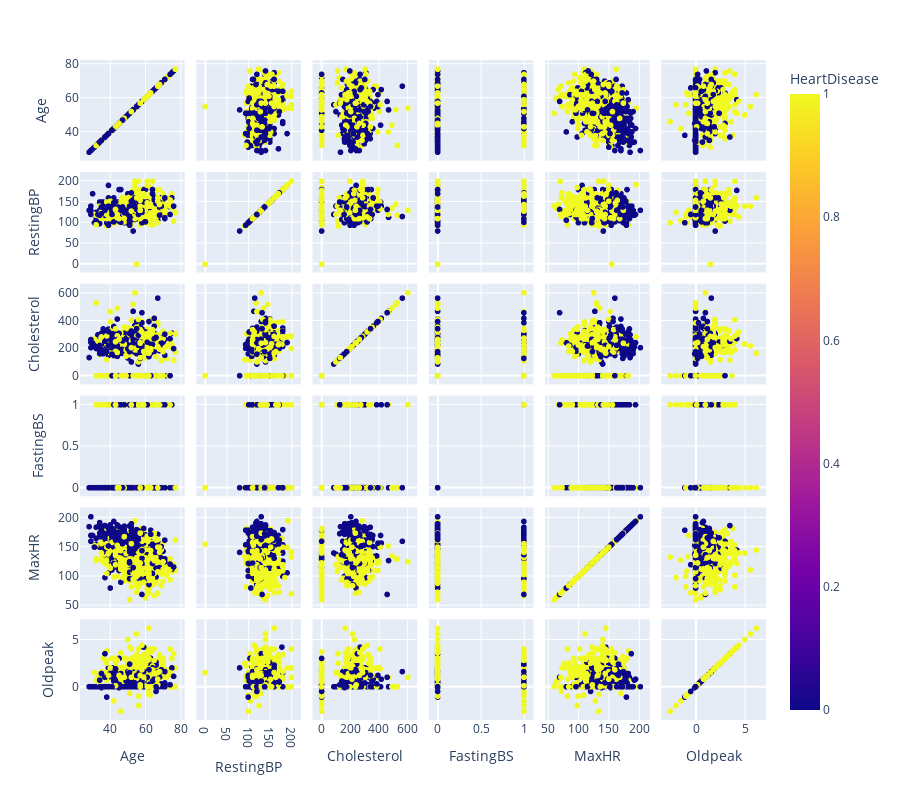

Here is the notebook cell this chart was saved with:
### Code cell
numeric_column = df.select_dtypes(include=['number']).drop('HeartDisease', axis=1)

grafico_dispersao = px.scatter_matrix(df, dimensions=numeric_column, color='HeartDisease', height=800)
grafico_dispersao.show()

### Figure 1 — Plotly figure (JSON) as saved in the notebook; plotly's stock layout.template omitted (floating-point values rounded to 4 significant figures; data arrays with more than 128 entries replaced by an {"elided": "..."} marker saying what was removed)
{"data": [{"dimensions": [{"axis": {"matches": true}, "label": "Age", "values": {"elided": "918 int values"}}, {"axis": {"matches": true}, "label": "RestingBP", "values": {"elided": "918 int values"}}, {"axis": {"matches": true}, "label": "Cholesterol", "values": {"elided": "918 int values"}}, {"axis": {"matches": true}, "label": "FastingBS", "values": {"elided": "918 int values"}}, {"axis": {"matches": true}, "label": "MaxHR", "values": {"elided": "918 int values"}}, {"axis": {"matches": true}, "label": "Oldpeak", "values": {"elided": "918 float values"}}], "hovertemplate": "%{xaxis.title.text}=%{x}<br>%{yaxis.title.text}=%{y}<br>HeartDisease=%{marker.color}<extra></extra>", "legendgroup": "", "marker": {"color": {"elided": "918 int values"}, "coloraxis": "coloraxis", "symbol": "circle"}, "name": "", "showlegend": false, "type": "splom"}], "layout": {"coloraxis": {"colorbar": {"title": {"text": "HeartDisease"}}, "colorscale": [[0, "#0d0887"], [0.1111, "#46039f"], [0.2222, "#7201a8"], [0.3333, "#9c179e"], [0.4444, "#bd3786"], [0.5556, "#d8576b"], [0.6667, "#ed7953"], [0.7778, "#fb9f3a"], [0.8889, "#fdca26"], [1, "#f0f921"]]}, "dragmode": "select", "height": 800, "legend": {"tracegroupgap": 0}, "margin": {"t": 60}}}
